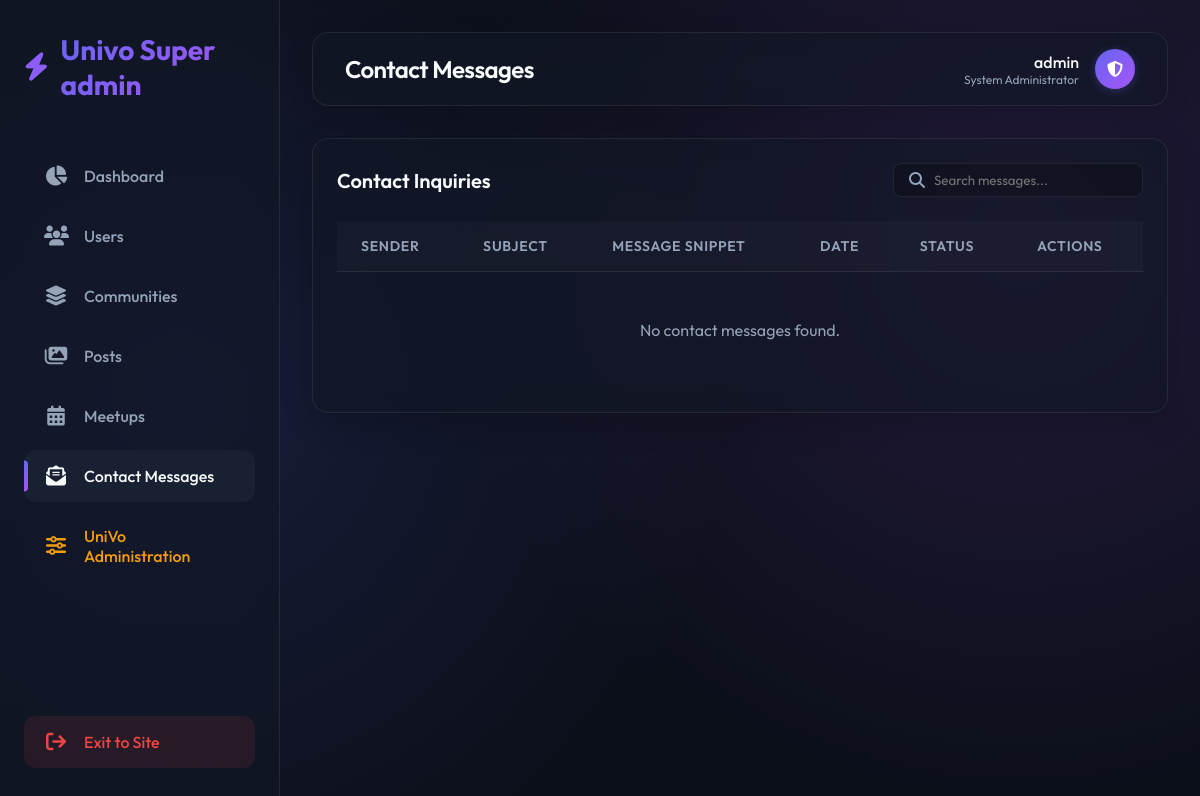
The page /custom-admin/contact-messages/ (signed in) on the database as committed earlier.
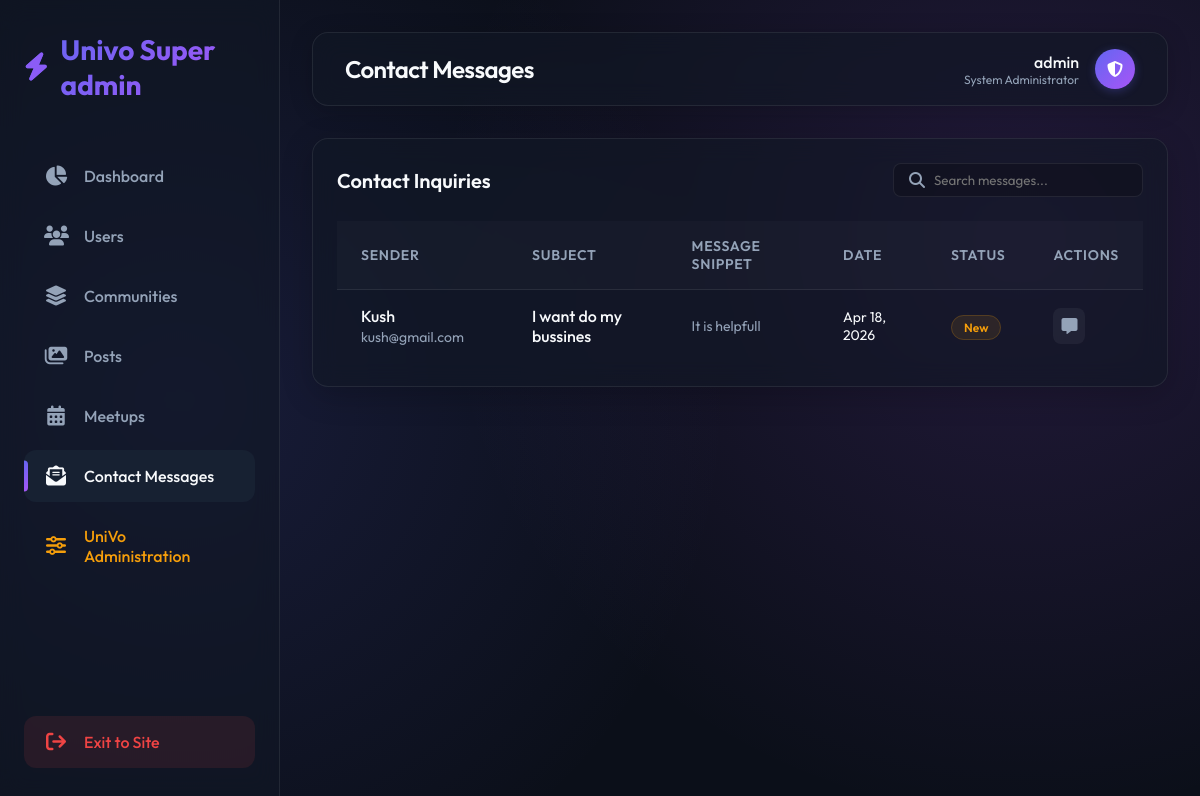
The same page on the database as committed later.
### user/models.py (models this page shows, shortened)
class ContactMessage(models.Model):
    name = models.CharField(max_length=100)
    email = models.EmailField()
    subject = models.CharField(max_length=200)
    message = models.TextField()
    is_read = models.BooleanField(default=False)
    created_at = models.DateTimeField(auto_now_add=True)

### custom_admin/views.py (the view)
# urls.py: path('contact-messages/', views.contact_messages_manage, name='contact_messages'),
@staff_member_required
def contact_messages_manage(request):
    messages = ContactMessage.objects.all().order_by('-created_at')
    context = {
        'messages': messages
    }
    return render(request, 'custom_admin/contact_messages.html', context)

### custom_admin/templates/custom_admin/contact_messages.html (shortened to what this page needs)
{% extends 'custom_admin/base.html' %}
{% block page_title %}Contact Messages{% endblock %}
{% block content %}
<div class="glass-panel">
    <div style="display: flex; justify-content: space-between; margin-bottom: 1.5rem; align-items: center;">
        <h2 style="font-size: 1.25rem; font-weight: 600;">Contact Inquiries</h2>
        <div style="position: relative;">
            <i class="fa-solid fa-search" style="position: absolute; left: 1rem; top: 50%; transform: translateY(-50%); color: var(--text-secondary);"></i>
            <input type="text" id="searchInput" placeholder="Search messages..." style="background: rgba(0,0,0,0.2); border: 1px solid var(--border-color); color: var(--text-primary); padding: 0.5rem 1rem 0.5rem 2.5rem; border-radius: 8px; outline: none; width: 250px;">
        </div>
    </div>
    <div class="table-container">
        <table class="modern-table">
            <thead>
                <tr>
                    <th>Sender</th>
                    <th>Subject</th>
                    <th>Message Snippet</th>
                    <th>Date</th>
                    <th>Status</th>
                    <th>Actions</th>
                </tr>
            </thead>
            <tbody>
                {% for msg in messages %}
                <tr>
                    <td>
                        <div class="sender-info">
                            <div class="sender-details">
                                <span class="sender-name">{{ msg.name }}</span>
                                <span class="sender-email">{{ msg.email }}</span>
                            </div>
                        </div>
                    </td>
                    <td><div style="color: var(--text-primary); font-weight: 500;">{{ msg.subject }}</div></td>
                    <td><div class="message-text">{{ msg.message }}</div></td>
                    <td><div style="font-size: 0.875rem;">{{ msg.created_at|date:"M d, Y" }}</div></td>
                    <td>
                        {% if msg.is_read %}
                        <span class="status-badge status-read">Read</span>
                        {% else %}
                        <span class="status-badge status-unread">New</span>
                        {% endif %}
                    </td>
                    <td>
                        <div style="display: flex; gap: 0.5rem;">
                            <a href="{% url 'admin:user_contactmessage_change' msg.id %}" class="action-btn" title="View Full Message"><i class="fa-solid fa-message"></i></a>
                        </div>
                    </td>
                </tr>
                {% empty %}
                <tr>
                    <td colspan="6" style="text-align: center; padding: 3rem; color: var(--text-secondary);">
                        No contact messages found.
                    </td>
                </tr>
                {% endfor %}
            </tbody>
        </table>
    </div>
</div>
{% endblock %}

### custom_admin/templates/custom_admin/base.html (shortened to what this page needs)
<!DOCTYPE html>
<html lang="en">
<head>
    <link href="https://cdnjs.cloudflare.com/ajax/libs/font-awesome/6.4.0/css/all.min.css" rel="stylesheet">
</head>
<body>
    <aside class="sidebar">
        <div class="brand">
            <i class="fa-solid fa-bolt"></i>
            <span>Univo Super admin</span>
        </div>
        <nav class="nav-menu">
            <a href="{% url 'custom_admin:dashboard' %}" class="nav-item {% if request.resolver_match.url_name == 'dashboard' %}active{% endif %}">
                <i class="fa-solid fa-chart-pie"></i>
                Dashboard
            </a>
            <a href="{% url 'custom_admin:users' %}" class="nav-item {% if request.resolver_match.url_name == 'users' %}active{% endif %}">
                <i class="fa-solid fa-users"></i>
                Users
            </a>
            <a href="{% url 'custom_admin:communities' %}" class="nav-item {% if request.resolver_match.url_name == 'communities' %}active{% endif %}">
                <i class="fa-solid fa-layer-group"></i>
                Communities
            </a>
            <a href="{% url 'custom_admin:posts' %}" class="nav-item {% if request.resolver_match.url_name == 'posts' %}active{% endif %}">
                <i class="fa-solid fa-images"></i>
                Posts
            </a>
            <a href="{% url 'custom_admin:meetups' %}" class="nav-item {% if request.resolver_match.url_name == 'meetups' %}active{% endif %}">
                <i class="fa-solid fa-calendar-days"></i>
                Meetups
            </a>
            <a href="{% url 'custom_admin:contact_messages' %}" class="nav-item {% if request.resolver_match.url_name == 'contact_messages' %}active{% endif %}">
                <i class="fa-solid fa-envelope-open-text"></i>
                Contact Messages
            </a>
            <a href="/admin/" class="nav-item" style="color: #f59e0b;">
                <i class="fa-solid fa-sliders"></i>
                UniVo Administration
            </a>
            <a href="/" class="nav-item logout-btn" style="margin-top: auto;">
                <i class="fa-solid fa-arrow-right-from-bracket"></i>
                Exit to Site
            </a>
        </nav>
    </aside>
    <main class="main-wrapper">
        <header class="topbar">
            <h1 class="page-title">{% block page_title %}Dashboard{% endblock %}</h1>
            <div class="user-profile">
                <div style="text-align: right;">
                    <div style="font-weight: 500;">{{ request.user.username|default:"Super Admin" }}</div>
                    <div style="font-size: 0.75rem; color: var(--text-secondary);">System Administrator</div>
                </div>
                <div class="avatar">
                    <i class="fa-solid fa-shield-halved"></i>
                </div>
            </div>
        </header>
        {% block content %}
        {% endblock %}
    </main>
</body>
</html>

Rows that differ between the two databases and show on the page:
added ContactMessage: name "Kush", email "kush@gmail.com", subject "I want do my bussines", message "It is helpfull", created_at "Apr 18, 2026", is_read "New"
Other text that changed with them:
text no longer shown: "No contact messages found."
